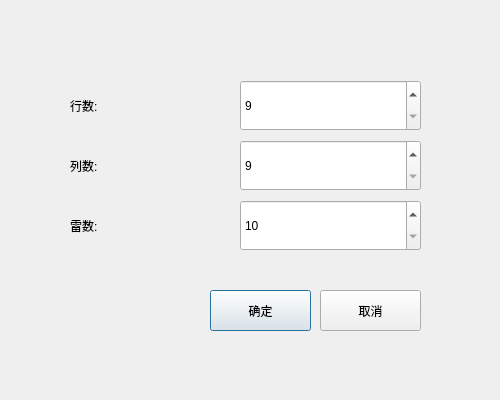
<?xml version="1.0" encoding="UTF-8"?>
<ui version="4.0">
 <class>customlize_Dialog</class>
 <widget class="QDialog" name="customlize_Dialog">
  <property name="geometry">
   <rect>
    <x>0</x>
    <y>0</y>
    <width>500</width>
    <height>400</height>
   </rect>
  </property>
  <property name="windowTitle">
   <string>自定义</string>
  </property>
  <widget class="QPushButton" name="ok">
   <property name="geometry">
    <rect>
     <x>210</x>
     <y>290</y>
     <width>101</width>
     <height>41</height>
    </rect>
   </property>
   <property name="text">
    <string>确定</string>
   </property>
  </widget>
  <widget class="QPushButton" name="cancel">
   <property name="geometry">
    <rect>
     <x>320</x>
     <y>290</y>
     <width>101</width>
     <height>41</height>
    </rect>
   </property>
   <property name="text">
    <string>取消</string>
   </property>
  </widget>
  <widget class="QLabel" name="label_row">
   <property name="geometry">
    <rect>
     <x>70</x>
     <y>80</y>
     <width>121</width>
     <height>51</height>
    </rect>
   </property>
   <property name="text">
    <string>行数:</string>
   </property>
  </widget>
  <widget class="QLabel" name="label_mine">
   <property name="geometry">
    <rect>
     <x>70</x>
     <y>200</y>
     <width>121</width>
     <height>51</height>
    </rect>
   </property>
   <property name="text">
    <string>雷数:</string>
   </property>
  </widget>
  <widget class="QLabel" name="label_column">
   <property name="geometry">
    <rect>
     <x>70</x>
     <y>140</y>
     <width>121</width>
     <height>51</height>
    </rect>
   </property>
   <property name="text">
    <string>列数:</string>
   </property>
  </widget>
  <widget class="QSpinBox" name="row">
   <property name="geometry">
    <rect>
     <x>240</x>
     <y>80</y>
     <width>181</width>
     <height>51</height>
    </rect>
   </property>
   <property name="minimum">
    <number>9</number>
   </property>
   <property name="maximum">
    <number>24</number>
   </property>
  </widget>
  <widget class="QSpinBox" name="column">
   <property name="geometry">
    <rect>
     <x>240</x>
     <y>140</y>
     <width>181</width>
     <height>51</height>
    </rect>
   </property>
   <property name="minimum">
    <number>9</number>
   </property>
   <property name="maximum">
    <number>30</number>
   </property>
  </widget>
  <widget class="QSpinBox" name="mine">
   <property name="geometry">
    <rect>
     <x>240</x>
     <y>200</y>
     <width>181</width>
     <height>51</height>
    </rect>
   </property>
   <property name="minimum">
    <number>10</number>
   </property>
  </widget>
 </widget>
 <resources/>
 <connections>
  <connection>
   <sender>ok</sender>
   <signal>clicked()</signal>
   <receiver>customlize_Dialog</receiver>
   <slot>accept()</slot>
   <hints>
    <hint type="sourcelabel">
     <x>334</x>
     <y>419</y>
    </hint>
    <hint type="destinationlabel">
     <x>293</x>
     <y>452</y>
    </hint>
   </hints>
  </connection>
  <connection>
   <sender>cancel</sender>
   <signal>clicked()</signal>
   <receiver>customlize_Dialog</receiver>
   <slot>reject()</slot>
   <hints>
    <hint type="sourcelabel">
     <x>529</x>
     <y>435</y>
    </hint>
    <hint type="destinationlabel">
     <x>552</x>
     <y>466</y>
    </hint>
   </hints>
  </connection>
 </connections>
</ui>
